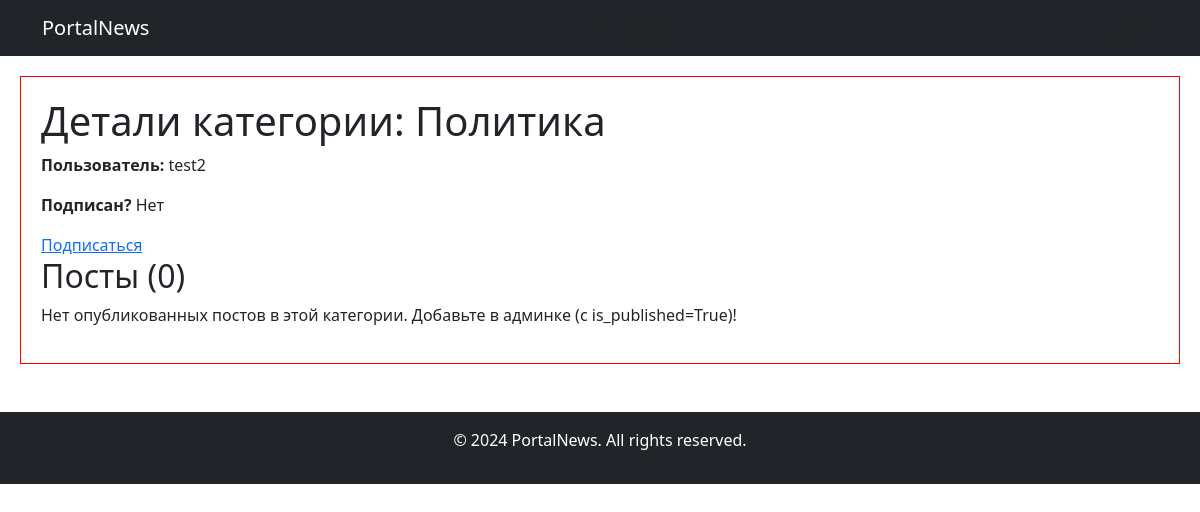
The page /news/category/1/ (signed in) on the database as committed earlier.
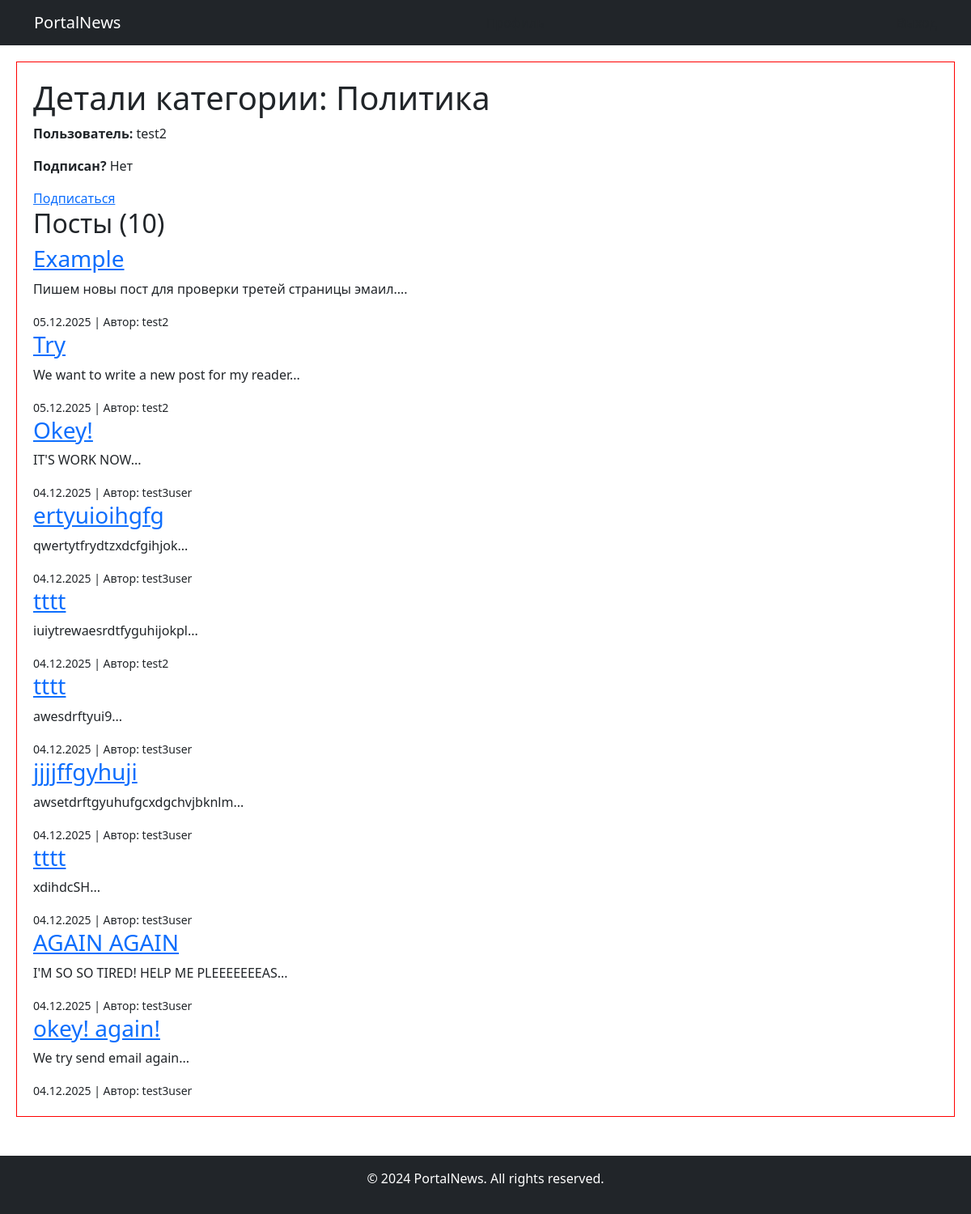
The same page on the database as committed later.
### news/models.py (models this page shows, shortened)
class Category(models.Model):
    name_category = models.CharField(max_length=64, unique=True)

class Post(models.Model):
    ARTICLE = 'AR'
    NEWS = 'NW'
    TYPE_CHOICES = [
        (ARTICLE, 'Статья'),
        (NEWS, 'Новость'),
    ]
    author = models.ForeignKey(Author, on_delete=models.CASCADE)
    post_type = models.CharField(max_length=10, choices=[('news', 'News'), ('article', 'Article')], default='news')  # Тип: статья или новость
    time_created = models.DateTimeField(auto_now_add=True)  # Авто-дата создания
    categories = models.ManyToManyField(Category, through='PostCategory', related_name='post', blank=False)
    title = models.CharField(max_length=128)
    text = models.TextField()
    rating = models.SmallIntegerField(default=0)
    is_published = models.BooleanField(default=False)
    def preview(self):
        return self.text[:124] + "..."
    class Meta:
        permissions = [('can_add_news_post', 'Can add news post'),
            ("can_create_post", "Can create post"),
               ("can_edit_post", "Can edit post"),]

class Author(models.Model):
    author_user = models.OneToOneField(User, on_delete=models.CASCADE, related_name='author_profile')
    rating_author = models.SmallIntegerField(default=0)  # Рейтинг автора, обновляется автоматически
    def __str__(self):
        return self.author_user.username

### news/views.py (the view)
# urls.py: path('category/<int:pk>/', views.CategoryDetailView.as_view(), name='category-detail'),
class CategoryDetailView(LoginRequiredMixin, DetailView):
    model = Category
    template_name = 'news/category_detail.html'
    context_object_name = 'category'
    def get_context_data(self, **kwargs):
        context = super().get_context_data(**kwargs)
        category = self.object
        if category:  # Добавлено: проверка, чтобы избежать ошибок
            context['posts'] = Post.objects.filter(
                categories=category,
                is_published=True
            ).order_by('-time_created')[:10]
            context['is_subscribed'] = CategorySubscription.objects.filter(
                user=self.request.user,
                category=category
            ).exists()
            context['subscription'] = CategorySubscription.objects.filter(
                user=self.request.user,
                category=category
            ).first()
            context[
                'debug_info'] = f"Категория: {category.name_category}, Постов: {len(context['posts'])}, Подписка: {context['is_subscribed']}"
        else:
            context['debug_info'] = "Категория не найдена!"
        return context

### news/templates/news/category_detail.html (shortened to what this page needs)
{% extends 'base.html' %}
{% load static %}
{% block content %}
<div style="border: 1px solid red; padding: 20px; margin: 20px;">
    <h1>Детали категории: {{ category.name_category }}</h1>
    {% if user.is_authenticated %}
        <p><strong>Пользователь:</strong> {{ user.username }}</p>
        <p><strong>Подписан?</strong> {{ is_subscribed|yesno:"Да,Нет" }}</p>
        {% if is_subscribed %}
            <p>Дата подписки: {{ subscription.subscribed_at|date:"d.m.Y H:i" }}</p>
            <form method="post" action="{% url 'news:unsubscribe-category' category.id %}">
                {% csrf_token %}
                <button type="submit">Отписаться</button>
            </form>
        {% else %}
            <a href="{% url 'news:subscribe-category' category.id %}">Подписаться</a>
        {% endif %}
    {% else %}
        <p>Не авторизован. <a href="{% url 'login' %}">Войти</a></p>
    {% endif %}
    <h2>Посты ({{ posts|length }})  </h2>
    {% for post in posts %}
        <div>
            <h3><a href="{% url 'news:post_detail' post.id %}"> {{ post.title }}</a></h3>
            <p>{{ post.preview }}</p>
            <small>{{ post.time_created|date:"d.m.Y" }} | Автор: {{ post.author }}</small>
        </div>
    {% empty %}
        <p>Нет опубликованных постов в этой категории. Добавьте в админке (с is_published=True)!</p>
    {% endfor %}
</div>
{% endblock %}

### templates/base.html (shortened to what this page needs)
<!DOCTYPE html>
<html lang="ru">
<head>
    <link href="https://cdn.jsdelivr.net/npm/bootstrap@5.3.0/dist/css/bootstrap.min.css" rel="stylesheet">
</head>
<body>
    <nav class="navbar navbar-expand-lg navbar-dark bg-dark">
        <div class="container">
            <a class="navbar-brand" href="/">PortalNews</a>
            {% if user.is_authenticated %}
                <a class="nav-link" href="{% url 'news:update_profile' %}">Профиль</a>
                <a class="nav-link" href="{% url 'account_logout' %}">Выход</a>
            {% else %}
                <a class="nav-link" href="{% url 'account_login' %}">Вход</a>
                <a class="nav-link" href="{% url 'account_signup' %}">Регистрация</a>
            {% endif %}
        </div>
    </nav>
    <main>
        {% block content %}{% endblock %}
    </main>
    <footer class="bg-dark text-white text-center mt-5 py-3">
        <p>&copy; 2024 PortalNews. All rights reserved.</p>
    </footer>
</body>
</html>

Rows that differ between the two databases and show on the page:
added Post: title "Example", preview "Пишем новы пост для проверки третей страницы эмаил....", time_created "05.12.2025", author "test2"
added Post: title "Try", preview "We want to write a new post for my reader...", time_created "05.12.2025", author "test2"
added Post: title "Okey!", preview "IT'S WORK NOW...", time_created "04.12.2025", author "test3user"
added Post: title "ertyuioihgfg", preview "qwertytfrydtzxdcfgihjok...", time_created "04.12.2025", author "test3user"
added Post: title "tttt", preview "iuiytrewaesrdtfyguhijokpl...", time_created "04.12.2025", author "test2"
added Post: title "tttt", preview "awesdrftyui9...", time_created "04.12.2025", author "test3user"
added Post: title "jjjjffgyhuji", preview "awsetdrftgyuhufgcxdgchvjbknlm...", time_created "04.12.2025", author "test3user"
added Post: title "tttt", preview "xdihdcSH...", time_created "04.12.2025", author "test3user"
added Post: title "AGAIN AGAIN", preview "I'M SO SO TIRED! HELP ME PLEEEEEEEAS...", time_created "04.12.2025", author "test3user"
added Post: title "okey! again!", preview "We try send email again...", time_created "04.12.2025", author "test3user"
Other text that changed with them:
{{ posts|length }}: "0" → "10"
text no longer shown: "Нет опубликованных постов в этой категории. Добавьте в админке (с is_published=True)!"
